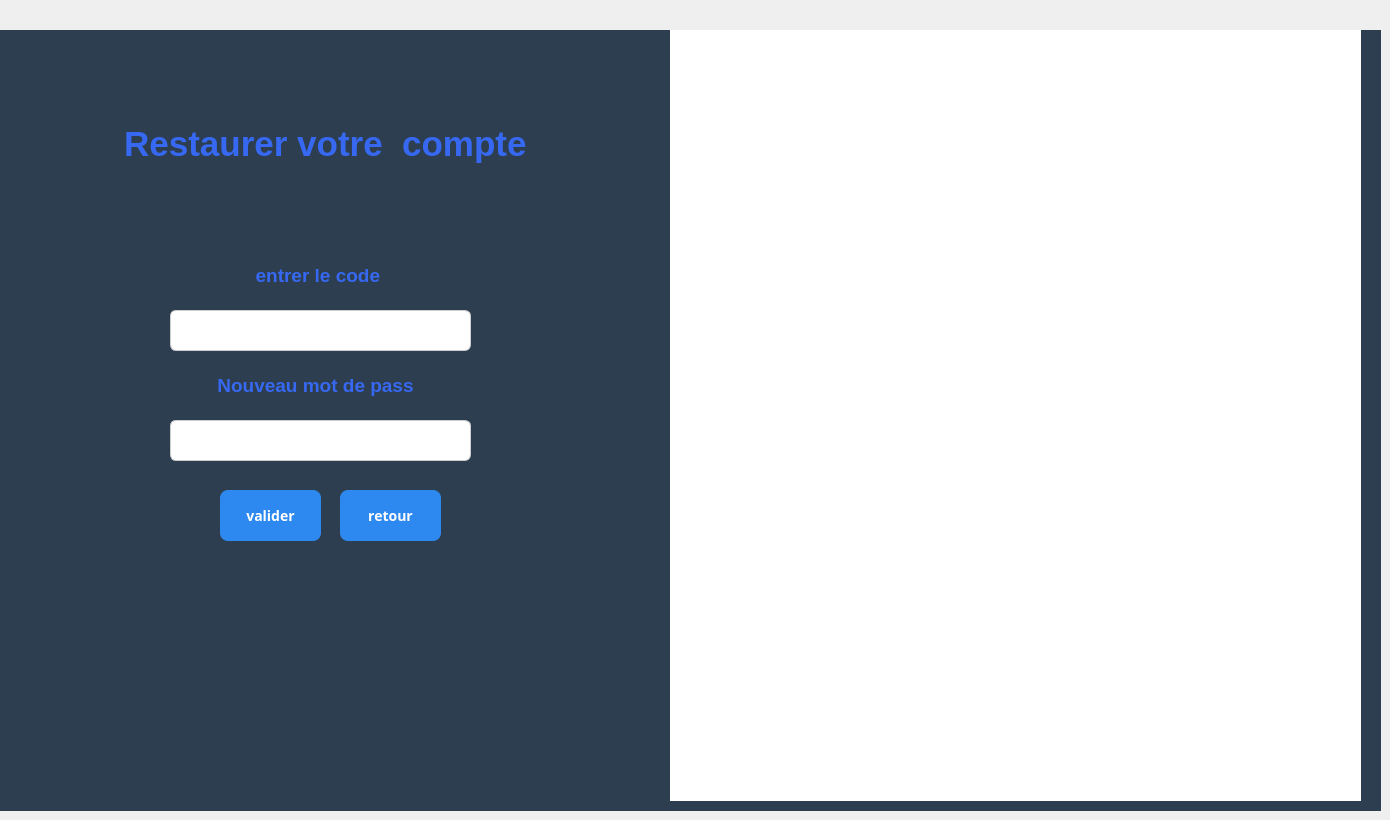
    <widget class="QWidget" name="page_13">
     <widget class="QLineEdit" name="lineEditCodeRecu">
      <property name="geometry">
       <rect>
        <x>170</x>
        <y>310</y>
        <width>301</width>
        <height>41</height>
       </rect>
      </property>
      <property name="styleSheet">
       <string notr="true">QLineEdit {
    border: 1px solid #ccc;
    border-radius: 6px;
    padding: 8px;
    font-size: 12px;
}
QLineEdit:focus {
    border: 1px solid #2D89EF;
    background-color: #000000;
}</string>
      </property>
      <property name="text">
       <string/>
      </property>
     </widget>
     <widget class="QLineEdit" name="lineEditNouveauPass">
      <property name="geometry">
       <rect>
        <x>170</x>
        <y>420</y>
        <width>301</width>
        <height>41</height>
       </rect>
      </property>
      <property name="styleSheet">
       <string notr="true">QLineEdit {
    border: 1px solid #ccc;
    border-radius: 6px;
    padding: 8px;
    font-size: 12px;
}
QLineEdit:focus {
    border: 1px solid #2D89EF;
    background-color: #000000;
}</string>
      </property>
      <property name="text">
       <string/>
      </property>
     </widget>
     <widget class="QLabel" name="label_131">
      <property name="geometry">
       <rect>
        <x>0</x>
        <y>30</y>
        <width>1381</width>
        <height>781</height>
       </rect>
      </property>
      <property name="styleSheet">
       <string notr="true">background-color: rgb(255, 255, 255);
background-color: rgb(44, 62, 80);</string>
      </property>
      <property name="text">
       <string/>
      </property>
     </widget>
     <widget class="QTextBrowser" name="textBrowser_18">
      <property name="geometry">
       <rect>
        <x>170</x>
        <y>260</y>
        <width>301</width>
        <height>61</height>
       </rect>
      </property>
      <property name="styleSheet">
       <string notr="true">background-color: rgb(44, 62, 80);</string>
      </property>
      <property name="frameShape">
       <enum>QFrame::Shape::NoFrame</enum>
      </property>
      <property name="html">
       <string>&lt;!DOCTYPE HTML PUBLIC &quot;-//W3C//DTD HTML 4.0//EN&quot; &quot;http://www.w3.org/TR/REC-html40/strict.dtd&quot;&gt;
&lt;html&gt;&lt;head&gt;&lt;meta name=&quot;qrichtext&quot; content=&quot;1&quot; /&gt;&lt;meta charset=&quot;utf-8&quot; /&gt;&lt;style type=&quot;text/css&quot;&gt;
p, li { white-space: pre-wrap; }
hr { height: 1px; border-width: 0; }
li.unchecked::marker { content: &quot;\2610&quot;; }
li.checked::marker { content: &quot;\2612&quot;; }
&lt;/style&gt;&lt;/head&gt;&lt;body style=&quot; font-family:'Segoe UI'; font-size:9pt; font-weight:400; font-style:normal;&quot;&gt;
&lt;p align=&quot;center&quot; style=&quot; margin-top:0px; margin-bottom:0px; margin-left:0px; margin-right:0px; -qt-block-indent:0; text-indent:0px;&quot;&gt;&lt;span style=&quot; font-size:14pt; font-weight:700; color:#3668f2;&quot;&gt;entrer le code &lt;/span&gt;&lt;/p&gt;&lt;/body&gt;&lt;/html&gt;</string>
      </property>
     </widget>
     <widget class="QPushButton" name="pushButtonValiderReset">
      <property name="geometry">
       <rect>
        <x>220</x>
        <y>490</y>
        <width>101</width>
        <height>51</height>
       </rect>
      </property>
      <property name="font">
       <font>
        <family>Bahnschrift</family>
        <pointsize>-1</pointsize>
        <bold>true</bold>
       </font>
      </property>
      <property name="styleSheet">
       <string notr="true">QPushButton {
    background-color: #2D89EF;
    color: white;
    border-radius: 8px;
    padding: 10px;
    font-size: 14px;
}
QPushButton:hover {
    background-color: #1E5BB8;
}
QPushButton:pressed {
    background-color: #FFFFFF;
}</string>
      </property>
      <property name="text">
       <string>valider</string>
      </property>
     </widget>
     <widget class="QLabel" name="label_132">
      <property name="geometry">
       <rect>
        <x>670</x>
        <y>30</y>
        <width>691</width>
        <height>771</height>
       </rect>
      </property>
      <property name="styleSheet">
       <string notr="true">background-color: rgb(255, 255, 255);
border-image: url(:/Artboa.png);</string>
      </property>
      <property name="text">
       <string/>
      </property>
     </widget>
     <widget class="QTextBrowser" name="textBrowser_17">
      <property name="geometry">
       <rect>
        <x>100</x>
        <y>370</y>
        <width>431</width>
        <height>61</height>
       </rect>
      </property>
      <property name="styleSheet">
       <string notr="true">background-color: rgb(44, 62, 80);</string>
      </property>
      <property name="frameShape">
       <enum>QFrame::Shape::NoFrame</enum>
      </property>
      <property name="html">
       <string>&lt;!DOCTYPE HTML PUBLIC &quot;-//W3C//DTD HTML 4.0//EN&quot; &quot;http://www.w3.org/TR/REC-html40/strict.dtd&quot;&gt;
&lt;html&gt;&lt;head&gt;&lt;meta name=&quot;qrichtext&quot; content=&quot;1&quot; /&gt;&lt;meta charset=&quot;utf-8&quot; /&gt;&lt;style type=&quot;text/css&quot;&gt;
p, li { white-space: pre-wrap; }
hr { height: 1px; border-width: 0; }
li.unchecked::marker { content: &quot;\2610&quot;; }
li.checked::marker { content: &quot;\2612&quot;; }
&lt;/style&gt;&lt;/head&gt;&lt;body style=&quot; font-family:'Segoe UI'; font-size:9pt; font-weight:400; font-style:normal;&quot;&gt;
&lt;p align=&quot;center&quot; style=&quot; margin-top:0px; margin-bottom:0px; margin-left:0px; margin-right:0px; -qt-block-indent:0; text-indent:0px;&quot;&gt;&lt;span style=&quot; font-size:14pt; font-weight:700; color:#3668f2;&quot;&gt;Nouveau mot de pass&lt;/span&gt;&lt;/p&gt;&lt;/body&gt;&lt;/html&gt;</string>
      </property>
     </widget>
     <widget class="QPushButton" name="pushButtonRetourLogin_3">
      <property name="geometry">
       <rect>
        <x>340</x>
        <y>490</y>
        <width>101</width>
        <height>51</height>
       </rect>
      </property>
      <property name="font">
       <font>
        <family>Bahnschrift</family>
        <pointsize>-1</pointsize>
        <bold>true</bold>
       </font>
      </property>
      <property name="styleSheet">
       <string notr="true">QPushButton {
    background-color: #2D89EF;
    color: white;
    border-radius: 8px;
    padding: 10px;
    font-size: 14px;
}
QPushButton:hover {
    background-color: #1E5BB8;
}
QPushButton:pressed {
    background-color: #FFFFFF;
}</string>
      </property>
      <property name="text">
       <string>retour</string>
      </property>
     </widget>
     <widget class="QTextBrowser" name="textBrowser_20">
      <property name="geometry">
       <rect>
        <x>60</x>
        <y>120</y>
        <width>521</width>
        <height>111</height>
       </rect>
      </property>
      <property name="styleSheet">
       <string notr="true">background-color: rgb(44, 62, 80);</string>
      </property>
      <property name="frameShape">
       <enum>QFrame::Shape::NoFrame</enum>
      </property>
      <property name="html">
       <string>&lt;!DOCTYPE HTML PUBLIC &quot;-//W3C//DTD HTML 4.0//EN&quot; &quot;http://www.w3.org/TR/REC-html40/strict.dtd&quot;&gt;
&lt;html&gt;&lt;head&gt;&lt;meta name=&quot;qrichtext&quot; content=&quot;1&quot; /&gt;&lt;meta charset=&quot;utf-8&quot; /&gt;&lt;style type=&quot;text/css&quot;&gt;
p, li { white-space: pre-wrap; }
hr { height: 1px; border-width: 0; }
li.unchecked::marker { content: &quot;\2610&quot;; }
li.checked::marker { content: &quot;\2612&quot;; }
&lt;/style&gt;&lt;/head&gt;&lt;body style=&quot; font-family:'Segoe UI'; font-size:9pt; font-weight:400; font-style:normal;&quot;&gt;
&lt;p align=&quot;center&quot; style=&quot; margin-top:0px; margin-bottom:0px; margin-left:0px; margin-right:0px; -qt-block-indent:0; text-indent:0px;&quot;&gt;&lt;span style=&quot; font-size:26pt; font-weight:700; color:#3668f2;&quot;&gt; Restaurer votre  compte&lt;/span&gt;&lt;/p&gt;&lt;/body&gt;&lt;/html&gt;</string>
      </property>
     </widget>
     <zorder>label_131</zorder>
     <zorder>textBrowser_18</zorder>
     <zorder>pushButtonValiderReset</zorder>
     <zorder>label_132</zorder>
     <zorder>textBrowser_17</zorder>
     <zorder>pushButtonRetourLogin_3</zorder>
     <zorder>textBrowser_20</zorder>
     <zorder>lineEditCodeRecu</zorder>
     <zorder>lineEditNouveauPass</zorder>
    </widget>
